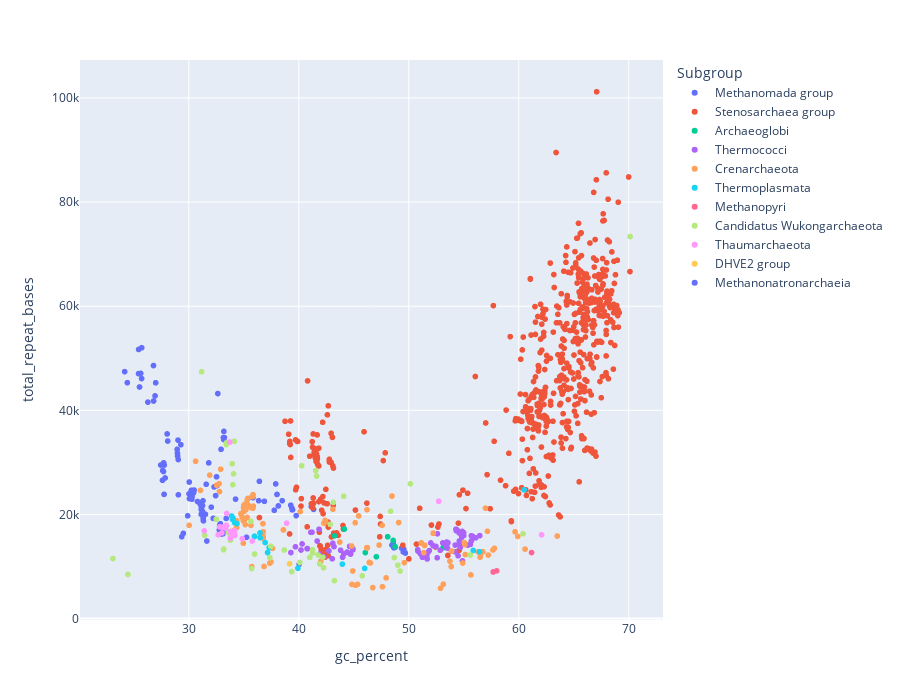
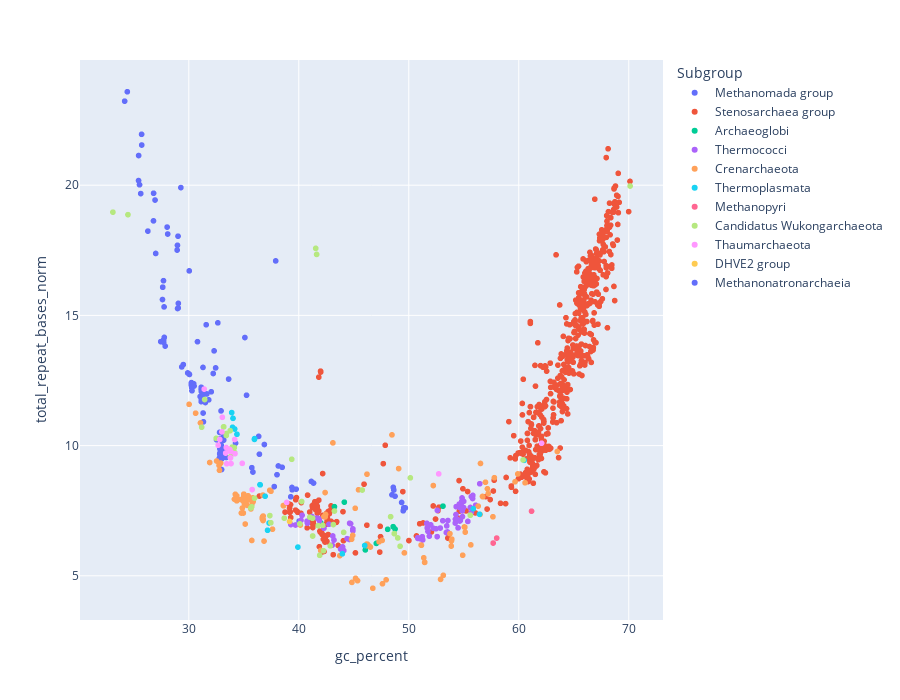

The cell these charts' notebook holds for them, in order:
### Code cell
fig2 = px.scatter(df, x="gc_percent", y="total_repeat_bases",
                 color="Subgroup",
                 hover_data=['organism_name', 'gc_percent', 'total_repeats_norm'], height = 700)
fig3 = px.scatter(df, x="gc_percent", y="total_repeat_bases_norm",
                 color="Subgroup",
                 hover_data=['organism_name', 'gc_percent', 'total_repeats_norm'], height = 700)

fig2.show()
fig3.show()

### Figure 1 — Plotly figure (JSON) as saved in the notebook; plotly's stock layout.template omitted (floating-point values rounded to 4 significant figures; data arrays with more than 128 entries replaced by an {"elided": "..."} marker saying what was removed)
{"data": [{"customdata": {"elided": "140x2 mixed values"}, "hovertemplate": "Subgroup=Methanomada group<br>gc_percent=%{x}<br>total_repeat_bases=%{y}<br>organism_name=%{customdata[0]}<br>total_repeats_norm=%{customdata[1]}<extra></extra>", "legendgroup": "Methanomada group", "marker": {"color": "#636efa", "symbol": "circle"}, "mode": "markers", "name": "Methanomada group", "showlegend": true, "type": "scattergl", "x": {"elided": "140 float values"}, "xaxis": "x", "y": {"elided": "140 int values"}, "yaxis": "y"}, {"customdata": {"elided": "705x2 mixed values"}, "hovertemplate": "Subgroup=Stenosarchaea group<br>gc_percent=%{x}<br>total_repeat_bases=%{y}<br>organism_name=%{customdata[0]}<br>total_repeats_norm=%{customdata[1]}<extra></extra>", "legendgroup": "Stenosarchaea group", "marker": {"color": "#EF553B", "symbol": "circle"}, "mode": "markers", "name": "Stenosarchaea group", "showlegend": true, "type": "scattergl", "x": {"elided": "705 float values"}, "xaxis": "x", "y": {"elided": "705 int values"}, "yaxis": "y"}, {"customdata": [["Archaeoglobus fulgidus", 0.5425], ["Geoglobus ahangari", 0.6124], ["Archaeoglobus fulgidus DSM 4304", 0.5495], ["Archaeoglobus sulfaticallidus PM70-1", 0.61], ["Archaeoglobus profundus DSM 5631", 0.5616], ["Ferroglobus placidus DSM 10642", 0.6233], ["Archaeoglobus veneficus SNP6", 0.5005], ["Archaeoglobus fulgidus DSM 8774", 0.541], ["Archaeoglobus neptunius", 0.4783]], "hovertemplate": "Subgroup=Archaeoglobi<br>gc_percent=%{x}<br>total_repeat_bases=%{y}<br>organism_name=%{customdata[0]}<br>total_repeats_norm=%{customdata[1]}<extra></extra>", "legendgroup": "Archaeoglobi", "marker": {"color": "#00cc96", "symbol": "circle"}, "mode": "markers", "name": "Archaeoglobi", "showlegend": true, "type": "scattergl", "x": [48.75, 53.11, 48.58, 43.24, 42, 44.14, 47.05, 48.08, 46.05], "xaxis": "x", "y": [13846, 13587, 15001, 15897, 10998, 17192, 11876, 15716, 12683], "yaxis": "y"}, {"customdata": {"elided": "74x2 mixed values"}, "hovertemplate": "Subgroup=Thermococci<br>gc_percent=%{x}<br>total_repeat_bases=%{y}<br>organism_name=%{customdata[0]}<br>total_repeats_norm=%{customdata[1]}<extra></extra>", "legendgroup": "Thermococci", "marker": {"color": "#ab63fa", "symbol": "circle"}, "mode": "markers", "name": "Thermococci", "showlegend": true, "type": "scattergl", "x": [43.2, 53.09, 52.47, 51.74, 54.69, 44.92, 44.92, 41.84, 52, 41.88, 51.67, 54.24, 54.99, 54.88, 54.81, 55.82, 52.58, 40.77, 40.75, 55.6, 54.84, 54.29, 54.78, 44.71, 53.46, 53.45, 53.41, 42.74, 41.67, 43.09, 51.27, 51.64, 40.3, 54.31, 53.56, 40.2, 43.8, 56.08, 54.48, 42.29, 40.79, 56.45, 43.04, 52.86, 53.45, 39.28, 44.62, 55.37, 54.39, 54.59, 52.21, 54.22, 50.81, 51.05, 51.23, 50.83, 55.69, 51.87, 41.1, 52.6, 41.2, 53.52, 55.8, 39.7, 44.6, 44.39, 51.11, 55.69, 54.58, 54.63, 54.86, 54.98, 43.98, 44.09], "xaxis": "x", "y": [13822, 14537, 13850, 12714, 13699, 13202, 13395, 17159, 14530, 12375, 11452, 12809, 15949, 11076, 15607, 15774, 11678, 13461, 13417, 14249, 15792, 17183, 16051, 12381, 13686, 13790, 13769, 12991, 14896, 14465, 11787, 12047, 14340, 16891, 14568, 13171, 13122, 15507, 12070, 11861, 13413, 15934, 11486, 13126, 14705, 12675, 13877, 14117, 17027, 14902, 13994, 14113, 13215, 12459, 11780, 12964, 15910, 13064, 16571, 16284, 16574, 13521, 15393, 13781, 12544, 12786, 12455, 14920, 16459, 14367, 16739, 16504, 11773, 12406], "yaxis": "y"}, {"customdata": {"elided": "183x2 mixed values"}, "hovertemplate": "Subgroup=Crenarchaeota<br>gc_percent=%{x}<br>total_repeat_bases=%{y}<br>organism_name=%{customdata[0]}<br>total_repeats_norm=%{customdata[1]}<extra></extra>", "legendgroup": "Crenarchaeota", "marker": {"color": "#FFA15A", "symbol": "circle"}, "mode": "markers", "name": "Crenarchaeota", "showlegend": true, "type": "scattergl", "x": {"elided": "183 float values"}, "xaxis": "x", "y": {"elided": "183 int values"}, "yaxis": "y"}, {"customdata": [["Ferroplasma acidiphilum", 0.682], ["Ferroplasma acidiphilum", 0.6471], ["Picrophilus torridus DSM 9790", 0.817], ["Thermoplasma acidophilum DSM 1728", 0.4946], ["Thermoplasma volcanium GSS1", 0.4909], ["Acidiplasma cupricumulans", 0.8475], ["Ferroplasma acidarmanus fer1", 0.68], ["Thermogymnomonas acidicola", 0.6056], ["Acidiplasma aeolicum", 0.8324], ["Acidiplasma aeolicum", 0.8539], ["Methanomassiliicoccus luminyensis", 0.7522], ["Picrophilus oshimae DSM 9789", 0.8193], ["Methanomassiliicoccus luminyensis B10", 0.7522], ["Acidiplasma sp. MBA-1", 0.8796], ["Thermogymnomonas acidicola JCM 13583", 0.5883], ["Acidiplasma cupricumulans JCM 13668", 0.8973], ["Cuniculiplasma divulgatum", 0.5617], ["Cuniculiplasma divulgatum", 0.5402], ["Thermoplasma sp. Kam2015", 0.4704]], "hovertemplate": "Subgroup=Thermoplasmata<br>gc_percent=%{x}<br>total_repeat_bases=%{y}<br>organism_name=%{customdata[0]}<br>total_repeats_norm=%{customdata[1]}<extra></extra>", "legendgroup": "Thermoplasmata", "marker": {"color": "#19d3f3", "symbol": "circle"}, "mode": "markers", "name": "Thermoplasmata", "showlegend": true, "type": "scattergl", "x": [36.49, 36.94, 35.97, 45.99, 39.92, 34.17, 36.47, 55.86, 34.38, 33.98, 60.48, 35.98, 60.48, 34.02, 56.43, 33.9, 37.3, 37.16, 43.96], "xaxis": "x", "y": [15516, 14616, 15827, 9646, 9672, 18415, 16450, 13085, 18230, 19040, 24724, 15755, 24724, 19303, 12829, 19691, 13625, 12679, 10463], "yaxis": "y"}, {"customdata": [["Methanopyrus kandleri AV19", 0.5971], ["Methanopyrus sp. KOL6", 0.5013], ["Methanopyrus sp. SNP6", 0.5177]], "hovertemplate": "Subgroup=Methanopyri<br>gc_percent=%{x}<br>total_repeat_bases=%{y}<br>organism_name=%{customdata[0]}<br>total_repeats_norm=%{customdata[1]}<extra></extra>", "legendgroup": "Methanopyri", "marker": {"color": "#FF6692", "symbol": "circle"}, "mode": "markers", "name": "Methanopyri", "showlegend": true, "type": "scattergl", "x": [61.16, 57.67, 57.99], "xaxis": "x", "y": [12681, 8951, 9167], "yaxis": "y"}, {"customdata": [["Candidatus Korarchaeum cryptofilum OPF8", 0.5161], ["Candidatus Korarchaeum cryptofilum", 0.5306], ["Candidatus Nitrosarchaeum limnium BG20", 0.8078], ["Candidatus Nitrosopumilus salaria BD31", 0.7616], ["Candidatus Acidianus copahuensis", 0.6072], ["Candidatus Nitrosopumilus koreensis AR1", 0.7689], ["Candidatus Nitrosopumilus sediminis", 0.7818], ["Candidatus Methanomethylophilus alvus Mx1201", 0.5832], ["Candidatus Nitrososphaera gargensis Ga9.2", 0.5791], ["Candidatus Methanomethylophilus alvus", 0.5832], ["Candidatus Methanomethylophilus alvus", 0.5832], ["Candidatus Nanobsidianus stetteri", 1.493], ["Candidatus Methanomassiliicoccus intestinalis Issoire-Mx1", 0.5218], ["Candidatus Halobonum tyrrellensis G22", 1.564], ["Candidatus Nitrosotenuis chungbukensis", 0.5502], ["Candidatus Nitrosocosmicus oleophilus", 0.7287], ["Candidatus Methanoperedens nitroreducens", 0.5563], ["Candidatus Methanoperedens nitroreducens", 0.5317], ["Candidatus Methanomassiliicoccus intestinalis", 0.5218], ["Candidatus Nitrosotenuis uzonensis", 0.4786], ["Candidatus Nitrosotenuis uzonensis", 0.4639], ["Candidatus Nitrosopelagicus brevis", 0.8465], ["Candidatus Nitrosopelagicus brevis", 0.847], ["Candidatus Nitrososphaera evergladensis SR1", 0.6858], ["Candidatus Nitrosotalea sinensis", 0.5832], ["Candidatus Methanoplasma termitum", 0.4897], ["Candidatus Nitrosotenuis cloacae", 0.5808], ["Candidatus Methanomethylophilus sp. 1R26", 0.7539], ["Candidatus Nitrosocosmicus franklandus", 0.7432], ["Candidatus Nitrosocosmicus hydrocola", 0.7599], ["Candidatus Nitrosotenuis aquarius", 0.5544], ["Candidatus Nitrosomarinus catalina", 0.9294], ["Candidatus Nitrosotalea okcheonensis", 0.5612], ["Candidatus Nitrosotalea bavarica", 0.64], ["Candidatus Mancarchaeum acidiphilum", 0.7571], ["Candidatus Methanoperedens sp. BLZ2", 0.6232], ["Candidatus Nitrosocosmicus arcticus", 0.7513], ["Candidatus Nitrosocaldus islandicus", 1.348], ["Candidatus Nitrosocaldus cavascurensis", 1.331], ["Candidatus Nitrosotenuis sp. DW1", 0.5766], ["Candidatus Micrarchaeum sp.", 0.6617], ["Candidatus Nitrosotalea sp. TS", 0.559], ["Candidatus Nitrosotalea sp. FS", 0.5782], ["Candidatus Methanodesulfokores washburnensis", 0.4922], ["Candidatus Nitrosopumilus sp. SW", 0.8356], ["Candidatus Nitrosocosmicus sp. SS", 0.7896], ["Candidatus Nitrosocosmicus sp. SS", 0.785], ["Candidatus Nanohalobium constans", 0.5989], ["Candidatus Prometheoarchaeum syntrophicum", 0.8447], ["Candidatus Methanoliparum sp. LAM-1", 0.6122], ["Candidatus nanopusillus sp. Marseille-Q6268", 1.486]], "hovertemplate": "Subgroup=Candidatus Wukongarchaeota<br>gc_percent=%{x}<br>total_repeat_bases=%{y}<br>organism_name=%{customdata[0]}<br>total_repeats_norm=%{customdata[1]}<extra></extra>", "legendgroup": "Candidatus Wukongarchaeota", "marker": {"color": "#B6E880", "symbol": "circle"}, "mode": "markers", "name": "Candidatus Wukongarchaeota", "showlegend": true, "type": "scattergl", "x": [49, 48.68, 32.49, 33.79, 35.64, 34.18, 33.59, 55.59, 48.35, 55.59, 55.59, 24.47, 41.26, 70.12, 41.76, 34.14, 43.14, 44.08, 41.26, 42.25, 41.9, 33.16, 33.18, 50.14, 37.37, 49.21, 41, 60.39, 34.07, 33.94, 42.18, 31.44, 37.46, 35.98, 39.36, 40.26, 34, 41.54, 41.62, 41.25, 45.77, 40.09, 38.68, 42.86, 33.76, 33.42, 33.41, 43.24, 31.17, 35.72, 23.1], "xaxis": "x", "y": [10266, 11716, 19072, 15052, 18663, 15944, 16636, 12215, 20604, 12215, 12215, 8479, 12612, 73386, 12208, 34051, 22322, 23505, 12612, 9757, 10506, 13207, 13355, 25888, 11685, 9134, 11749, 16283, 27806, 29728, 11775, 16007, 13882, 12396, 9022, 29338, 25711, 28426, 27354, 13227, 8210, 10775, 13159, 18097, 15856, 33739, 33421, 7289, 47406, 9600, 11521], "yaxis": "y"}, {"customdata": [["Nitrosopumilus maritimus SCM1", 0.8108], ["Nitrosopumilus zosterae", 0.7407], ["Nitrososphaera viennensis EN76", 0.7085], ["Nitrosarchaeum koreense MY1", 0.7955], ["Nitrosopumilus sp. AR", 0.781], ["Nitrosopumilus sp. SJ", 0.7663], ["Nitrosopumilus cobalaminigenes", 0.8322], ["Nitrosopumilus ureiphilus", 0.741], ["Nitrosopumilus adriaticus", 0.7881], ["Nitrosopumilus piranensis", 0.7746], ["Nitrosopumilus sp. Nsub", 0.9547], ["Conexivisphaera calida", 0.8018], ["Nitrosopumilus oxyclinae", 0.8782], ["Nitrosopumilus sp. b1", 0.6587], ["Nitrosopumilus sp. b2", 0.7555], ["Nitrosopumilus sp. b3", 0.7663], ["Nitrosarchaeum sp. AC2", 0.8136], ["Nitrososphaera sp. AFS", 0.6032], ["Nitrosopumilus sp. K4", 0.7382]], "hovertemplate": "Subgroup=Thaumarchaeota<br>gc_percent=%{x}<br>total_repeat_bases=%{y}<br>organism_name=%{customdata[0]}<br>total_repeats_norm=%{customdata[1]}<extra></extra>", "legendgroup": "Thaumarchaeota", "marker": {"color": "#FF97FF", "symbol": "circle"}, "mode": "markers", "name": "Thaumarchaeota", "showlegend": true, "type": "scattergl", "x": [34.17, 33.84, 52.72, 32.67, 33.73, 34.2, 33.01, 33.45, 33.41, 33.82, 31.4, 62.07, 33.05, 35.76, 33.79, 33.35, 32.81, 38.9, 34.86], "xaxis": "x", "y": [16838, 16365, 22535, 16100, 33905, 15998, 16457, 20202, 17899, 16742, 16839, 16085, 17575, 14900, 15413, 17377, 17615, 18323, 15337], "yaxis": "y"}, {"customdata": [["Aciduliprofundum boonei T469", 0.5677]], "hovertemplate": "Subgroup=DHVE2 group<br>gc_percent=%{x}<br>total_repeat_bases=%{y}<br>organism_name=%{customdata[0]}<br>total_repeats_norm=%{customdata[1]}<extra></extra>", "legendgroup": "DHVE2 group", "marker": {"color": "#FECB52", "symbol": "circle"}, "mode": "markers", "name": "DHVE2 group", "showlegend": true, "type": "scattergl", "x": [39.16], "xaxis": "x", "y": [10537], "yaxis": "y"}, {"customdata": [["Methanonatronarchaeum thermophilum", 1.278]], "hovertemplate": "Subgroup=Methanonatronarchaeia<br>gc_percent=%{x}<br>total_repeat_bases=%{y}<br>organism_name=%{customdata[0]}<br>total_repeats_norm=%{customdata[1]}<extra></extra>", "legendgroup": "Methanonatronarchaeia", "marker": {"color": "#636efa", "symbol": "circle"}, "mode": "markers", "name": "Methanonatronarchaeia", "showlegend": true, "type": "scattergl", "x": [37.9], "xaxis": "x", "y": [25863], "yaxis": "y"}], "layout": {"height": 700, "legend": {"title": {"text": "Subgroup"}, "tracegroupgap": 0}, "margin": {"t": 60}, "xaxis": {"anchor": "y", "domain": [0, 1], "title": {"text": "gc_percent"}}, "yaxis": {"anchor": "x", "domain": [0, 1], "title": {"text": "total_repeat_bases"}}}}

### Figure 2 — Plotly figure (JSON) as saved in the notebook; plotly's stock layout.template omitted (floating-point values rounded to 4 significant figures; data arrays with more than 128 entries replaced by an {"elided": "..."} marker saying what was removed)
{"data": [{"customdata": {"elided": "140x2 mixed values"}, "hovertemplate": "Subgroup=Methanomada group<br>gc_percent=%{x}<br>total_repeat_bases_norm=%{y}<br>organism_name=%{customdata[0]}<br>total_repeats_norm=%{customdata[1]}<extra></extra>", "legendgroup": "Methanomada group", "marker": {"color": "#636efa", "symbol": "circle"}, "mode": "markers", "name": "Methanomada group", "showlegend": true, "type": "scattergl", "x": {"elided": "140 float values"}, "xaxis": "x", "y": {"elided": "140 float values"}, "yaxis": "y"}, {"customdata": {"elided": "705x2 mixed values"}, "hovertemplate": "Subgroup=Stenosarchaea group<br>gc_percent=%{x}<br>total_repeat_bases_norm=%{y}<br>organism_name=%{customdata[0]}<br>total_repeats_norm=%{customdata[1]}<extra></extra>", "legendgroup": "Stenosarchaea group", "marker": {"color": "#EF553B", "symbol": "circle"}, "mode": "markers", "name": "Stenosarchaea group", "showlegend": true, "type": "scattergl", "x": {"elided": "705 float values"}, "xaxis": "x", "y": {"elided": "705 float values"}, "yaxis": "y"}, {"customdata": [["Archaeoglobus fulgidus", 0.5425], ["Geoglobus ahangari", 0.6124], ["Archaeoglobus fulgidus DSM 4304", 0.5495], ["Archaeoglobus sulfaticallidus PM70-1", 0.61], ["Archaeoglobus profundus DSM 5631", 0.5616], ["Ferroglobus placidus DSM 10642", 0.6233], ["Archaeoglobus veneficus SNP6", 0.5005], ["Archaeoglobus fulgidus DSM 8774", 0.541], ["Archaeoglobus neptunius", 0.4783]], "hovertemplate": "Subgroup=Archaeoglobi<br>gc_percent=%{x}<br>total_repeat_bases_norm=%{y}<br>organism_name=%{customdata[0]}<br>total_repeats_norm=%{customdata[1]}<extra></extra>", "legendgroup": "Archaeoglobi", "marker": {"color": "#00cc96", "symbol": "circle"}, "mode": "markers", "name": "Archaeoglobi", "showlegend": true, "type": "scattergl", "x": [48.75, 53.11, 48.58, 43.24, 42, 44.14, 47.05, 48.08, 46.05], "xaxis": "x", "y": [6.798, 7.676, 6.886, 7.654, 7.035, 7.828, 6.244, 6.785, 5.994], "yaxis": "y"}, {"customdata": {"elided": "74x2 mixed values"}, "hovertemplate": "Subgroup=Thermococci<br>gc_percent=%{x}<br>total_repeat_bases_norm=%{y}<br>organism_name=%{customdata[0]}<br>total_repeats_norm=%{customdata[1]}<extra></extra>", "legendgroup": "Thermococci", "marker": {"color": "#ab63fa", "symbol": "circle"}, "mode": "markers", "name": "Thermococci", "showlegend": true, "type": "scattergl", "x": [43.2, 53.09, 52.47, 51.74, 54.69, 44.92, 44.92, 41.84, 52, 41.88, 51.67, 54.24, 54.99, 54.88, 54.81, 55.82, 52.58, 40.77, 40.75, 55.6, 54.84, 54.29, 54.78, 44.71, 53.46, 53.45, 53.41, 42.74, 41.67, 43.09, 51.27, 51.64, 40.3, 54.31, 53.56, 40.2, 43.8, 56.08, 54.48, 42.29, 40.79, 56.45, 43.04, 52.86, 53.45, 39.28, 44.62, 55.37, 54.39, 54.59, 52.21, 54.22, 50.81, 51.05, 51.23, 50.83, 55.69, 51.87, 41.1, 52.6, 41.2, 53.52, 55.8, 39.7, 44.6, 44.39, 51.11, 55.69, 54.58, 54.63, 54.86, 54.98, 43.98, 44.09], "xaxis": "x", "y": [6.374, 7.115, 6.807, 6.705, 7.126, 6.729, 6.801, 7.184, 6.956, 7.118, 6.841, 7.173, 7.86, 7.273, 7.855, 8.088, 6.504, 7.054, 7.099, 7.624, 7.99, 7.352, 7.693, 7.001, 6.668, 6.675, 6.661, 6.979, 7.216, 6.53, 6.38, 7.017, 7.325, 7.655, 7.122, 7.136, 6.029, 7.71, 6.84, 6.829, 7.023, 8.535, 6.177, 6.833, 6.916, 6.968, 7.019, 7.089, 7.17, 7.754, 6.83, 7.027, 6.46, 6.423, 6.501, 6.436, 7.437, 6.524, 7.23, 7.513, 7.278, 6.684, 7.969, 6.951, 6.396, 6.426, 6.457, 8.044, 7.635, 7.103, 7.493, 7.623, 6.112, 5.971], "yaxis": "y"}, {"customdata": {"elided": "183x2 mixed values"}, "hovertemplate": "Subgroup=Crenarchaeota<br>gc_percent=%{x}<br>total_repeat_bases_norm=%{y}<br>organism_name=%{customdata[0]}<br>total_repeats_norm=%{customdata[1]}<extra></extra>", "legendgroup": "Crenarchaeota", "marker": {"color": "#FFA15A", "symbol": "circle"}, "mode": "markers", "name": "Crenarchaeota", "showlegend": true, "type": "scattergl", "x": {"elided": "183 float values"}, "xaxis": "x", "y": {"elided": "183 float values"}, "yaxis": "y"}, {"customdata": [["Ferroplasma acidiphilum", 0.682], ["Ferroplasma acidiphilum", 0.6471], ["Picrophilus torridus DSM 9790", 0.817], ["Thermoplasma acidophilum DSM 1728", 0.4946], ["Thermoplasma volcanium GSS1", 0.4909], ["Acidiplasma cupricumulans", 0.8475], ["Ferroplasma acidarmanus fer1", 0.68], ["Thermogymnomonas acidicola", 0.6056], ["Acidiplasma aeolicum", 0.8324], ["Acidiplasma aeolicum", 0.8539], ["Methanomassiliicoccus luminyensis", 0.7522], ["Picrophilus oshimae DSM 9789", 0.8193], ["Methanomassiliicoccus luminyensis B10", 0.7522], ["Acidiplasma sp. MBA-1", 0.8796], ["Thermogymnomonas acidicola JCM 13583", 0.5883], ["Acidiplasma cupricumulans JCM 13668", 0.8973], ["Cuniculiplasma divulgatum", 0.5617], ["Cuniculiplasma divulgatum", 0.5402], ["Thermoplasma sp. Kam2015", 0.4704]], "hovertemplate": "Subgroup=Thermoplasmata<br>gc_percent=%{x}<br>total_repeat_bases_norm=%{y}<br>organism_name=%{customdata[0]}<br>total_repeats_norm=%{customdata[1]}<extra></extra>", "legendgroup": "Thermoplasmata", "marker": {"color": "#19d3f3", "symbol": "circle"}, "mode": "markers", "name": "Thermoplasmata", "showlegend": true, "type": "scattergl", "x": [36.49, 36.94, 35.97, 45.99, 39.92, 34.17, 36.47, 55.86, 34.38, 33.98, 60.48, 35.98, 60.48, 34.02, 56.43, 33.9, 37.3, 37.16, 43.96], "xaxis": "x", "y": [8.493, 8.057, 10.24, 6.164, 6.103, 10.64, 8.5, 7.575, 10.44, 10.7, 9.436, 10.27, 9.436, 11.05, 7.363, 11.27, 7.028, 6.748, 5.845], "yaxis": "y"}, {"customdata": [["Methanopyrus kandleri AV19", 0.5971], ["Methanopyrus sp. KOL6", 0.5013], ["Methanopyrus sp. SNP6", 0.5177]], "hovertemplate": "Subgroup=Methanopyri<br>gc_percent=%{x}<br>total_repeat_bases_norm=%{y}<br>organism_name=%{customdata[0]}<br>total_repeats_norm=%{customdata[1]}<extra></extra>", "legendgroup": "Methanopyri", "marker": {"color": "#FF6692", "symbol": "circle"}, "mode": "markers", "name": "Methanopyri", "showlegend": true, "type": "scattergl", "x": [61.16, 57.67, 57.99], "xaxis": "x", "y": [7.482, 6.258, 6.448], "yaxis": "y"}, {"customdata": [["Candidatus Korarchaeum cryptofilum OPF8", 0.5161], ["Candidatus Korarchaeum cryptofilum", 0.5306], ["Candidatus Nitrosarchaeum limnium BG20", 0.8078], ["Candidatus Nitrosopumilus salaria BD31", 0.7616], ["Candidatus Acidianus copahuensis", 0.6072], ["Candidatus Nitrosopumilus koreensis AR1", 0.7689], ["Candidatus Nitrosopumilus sediminis", 0.7818], ["Candidatus Methanomethylophilus alvus Mx1201", 0.5832], ["Candidatus Nitrososphaera gargensis Ga9.2", 0.5791], ["Candidatus Methanomethylophilus alvus", 0.5832], ["Candidatus Methanomethylophilus alvus", 0.5832], ["Candidatus Nanobsidianus stetteri", 1.493], ["Candidatus Methanomassiliicoccus intestinalis Issoire-Mx1", 0.5218], ["Candidatus Halobonum tyrrellensis G22", 1.564], ["Candidatus Nitrosotenuis chungbukensis", 0.5502], ["Candidatus Nitrosocosmicus oleophilus", 0.7287], ["Candidatus Methanoperedens nitroreducens", 0.5563], ["Candidatus Methanoperedens nitroreducens", 0.5317], ["Candidatus Methanomassiliicoccus intestinalis", 0.5218], ["Candidatus Nitrosotenuis uzonensis", 0.4786], ["Candidatus Nitrosotenuis uzonensis", 0.4639], ["Candidatus Nitrosopelagicus brevis", 0.8465], ["Candidatus Nitrosopelagicus brevis", 0.847], ["Candidatus Nitrososphaera evergladensis SR1", 0.6858], ["Candidatus Nitrosotalea sinensis", 0.5832], ["Candidatus Methanoplasma termitum", 0.4897], ["Candidatus Nitrosotenuis cloacae", 0.5808], ["Candidatus Methanomethylophilus sp. 1R26", 0.7539], ["Candidatus Nitrosocosmicus franklandus", 0.7432], ["Candidatus Nitrosocosmicus hydrocola", 0.7599], ["Candidatus Nitrosotenuis aquarius", 0.5544], ["Candidatus Nitrosomarinus catalina", 0.9294], ["Candidatus Nitrosotalea okcheonensis", 0.5612], ["Candidatus Nitrosotalea bavarica", 0.64], ["Candidatus Mancarchaeum acidiphilum", 0.7571], ["Candidatus Methanoperedens sp. BLZ2", 0.6232], ["Candidatus Nitrosocosmicus arcticus", 0.7513], ["Candidatus Nitrosocaldus islandicus", 1.348], ["Candidatus Nitrosocaldus cavascurensis", 1.331], ["Candidatus Nitrosotenuis sp. DW1", 0.5766], ["Candidatus Micrarchaeum sp.", 0.6617], ["Candidatus Nitrosotalea sp. TS", 0.559], ["Candidatus Nitrosotalea sp. FS", 0.5782], ["Candidatus Methanodesulfokores washburnensis", 0.4922], ["Candidatus Nitrosopumilus sp. SW", 0.8356], ["Candidatus Nitrosocosmicus sp. SS", 0.7896], ["Candidatus Nitrosocosmicus sp. SS", 0.785], ["Candidatus Nanohalobium constans", 0.5989], ["Candidatus Prometheoarchaeum syntrophicum", 0.8447], ["Candidatus Methanoliparum sp. LAM-1", 0.6122], ["Candidatus nanopusillus sp. Marseille-Q6268", 1.486]], "hovertemplate": "Subgroup=Candidatus Wukongarchaeota<br>gc_percent=%{x}<br>total_repeat_bases_norm=%{y}<br>organism_name=%{customdata[0]}<br>total_repeats_norm=%{customdata[1]}<extra></extra>", "legendgroup": "Candidatus Wukongarchaeota", "marker": {"color": "#B6E880", "symbol": "circle"}, "mode": "markers", "name": "Candidatus Wukongarchaeota", "showlegend": true, "type": "scattergl", "x": [49, 48.68, 32.49, 33.79, 35.64, 34.18, 33.59, 55.59, 48.35, 55.59, 55.59, 24.47, 41.26, 70.12, 41.76, 34.14, 43.14, 44.08, 41.26, 42.25, 41.9, 33.16, 33.18, 50.14, 37.37, 49.21, 41, 60.39, 34.07, 33.94, 42.18, 31.44, 37.46, 35.98, 39.36, 40.26, 34, 41.54, 41.62, 41.25, 45.77, 40.09, 38.68, 42.86, 33.76, 33.42, 33.41, 43.24, 31.17, 35.72, 23.1], "xaxis": "x", "y": [6.454, 6.621, 10.28, 9.569, 7.605, 9.722, 9.839, 7.328, 7.271, 7.329, 7.328, 18.87, 6.529, 19.97, 6.925, 9.925, 6.968, 6.669, 6.529, 5.963, 5.789, 10.72, 10.72, 8.763, 7.312, 6.136, 7.252, 9.45, 9.803, 9.943, 6.938, 11.77, 7.037, 7.981, 9.474, 7.854, 9.721, 17.58, 17.34, 7.209, 8.294, 6.996, 7.212, 6.151, 10.57, 10.46, 10.39, 7.488, 10.71, 7.652, 18.96], "yaxis": "y"}, {"customdata": [["Nitrosopumilus maritimus SCM1", 0.8108], ["Nitrosopumilus zosterae", 0.7407], ["Nitrososphaera viennensis EN76", 0.7085], ["Nitrosarchaeum koreense MY1", 0.7955], ["Nitrosopumilus sp. AR", 0.781], ["Nitrosopumilus sp. SJ", 0.7663], ["Nitrosopumilus cobalaminigenes", 0.8322], ["Nitrosopumilus ureiphilus", 0.741], ["Nitrosopumilus adriaticus", 0.7881], ["Nitrosopumilus piranensis", 0.7746], ["Nitrosopumilus sp. Nsub", 0.9547], ["Conexivisphaera calida", 0.8018], ["Nitrosopumilus oxyclinae", 0.8782], ["Nitrosopumilus sp. b1", 0.6587], ["Nitrosopumilus sp. b2", 0.7555], ["Nitrosopumilus sp. b3", 0.7663], ["Nitrosarchaeum sp. AC2", 0.8136], ["Nitrososphaera sp. AFS", 0.6032], ["Nitrosopumilus sp. K4", 0.7382]], "hovertemplate": "Subgroup=Thaumarchaeota<br>gc_percent=%{x}<br>total_repeat_bases_norm=%{y}<br>organism_name=%{customdata[0]}<br>total_repeats_norm=%{customdata[1]}<extra></extra>", "legendgroup": "Thaumarchaeota", "marker": {"color": "#FF97FF", "symbol": "circle"}, "mode": "markers", "name": "Thaumarchaeota", "showlegend": true, "type": "scattergl", "x": [34.17, 33.84, 52.72, 32.67, 33.73, 34.2, 33.01, 33.45, 33.41, 33.82, 31.4, 62.07, 33.05, 35.76, 33.79, 33.35, 32.81, 38.9, 34.86], "xaxis": "x", "y": [10.23, 9.31, 8.914, 10.01, 9.852, 9.691, 10.53, 9.304, 9.927, 9.773, 12.17, 10.09, 11.09, 8.31, 9.529, 9.713, 10.24, 7.816, 9.318], "yaxis": "y"}, {"customdata": [["Aciduliprofundum boonei T469", 0.5677]], "hovertemplate": "Subgroup=DHVE2 group<br>gc_percent=%{x}<br>total_repeat_bases_norm=%{y}<br>organism_name=%{customdata[0]}<br>total_repeats_norm=%{customdata[1]}<extra></extra>", "legendgroup": "DHVE2 group", "marker": {"color": "#FECB52", "symbol": "circle"}, "mode": "markers", "name": "DHVE2 group", "showlegend": true, "type": "scattergl", "x": [39.16], "xaxis": "x", "y": [7.087], "yaxis": "y"}, {"customdata": [["Methanonatronarchaeum thermophilum", 1.278]], "hovertemplate": "Subgroup=Methanonatronarchaeia<br>gc_percent=%{x}<br>total_repeat_bases_norm=%{y}<br>organism_name=%{customdata[0]}<br>total_repeats_norm=%{customdata[1]}<extra></extra>", "legendgroup": "Methanonatronarchaeia", "marker": {"color": "#636efa", "symbol": "circle"}, "mode": "markers", "name": "Methanonatronarchaeia", "showlegend": true, "type": "scattergl", "x": [37.9], "xaxis": "x", "y": [17.09], "yaxis": "y"}], "layout": {"height": 700, "legend": {"title": {"text": "Subgroup"}, "tracegroupgap": 0}, "margin": {"t": 60}, "xaxis": {"anchor": "y", "domain": [0, 1], "title": {"text": "gc_percent"}}, "yaxis": {"anchor": "x", "domain": [0, 1], "title": {"text": "total_repeat_bases_norm"}}}}
